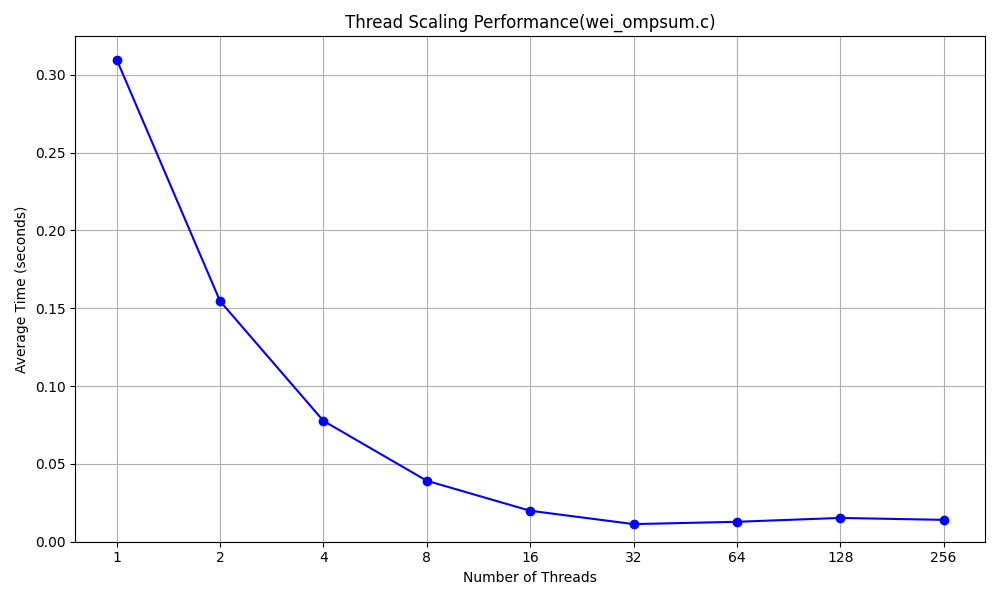

Here is the Python script that generated this plot:
import matplotlib.pyplot as plt

threads = [1, 2, 4, 8, 16, 32, 64, 128, 256]
average_times = [
    0.309785,  # 1 thread
    0.154567,  # 2 threads
    0.077641,  # 4 threads
    0.039162,  # 8 threads
    0.019901,  # 16 threads
    0.011318,  # 32 threads
    0.012803,  # 64 threads
    0.015289,  # 128 threads
    0.014042   # 256 threads
]

plt.figure(figsize=(10, 6))
plt.plot(threads, average_times, marker='o', linestyle='-', color='blue')

plt.xlabel("Number of Threads")
plt.ylabel("Average Time (seconds)")
plt.title("Thread Scaling Performance(wei_ompsum.c)")

plt.grid(True)
plt.xscale('log', base=2)  # 対数スケール
plt.xticks(threads, threads, rotation=0)  # 目盛りそのまま表示
plt.tight_layout()

plt.xlim(left=0)
plt.ylim(bottom=0)

plt.show()
